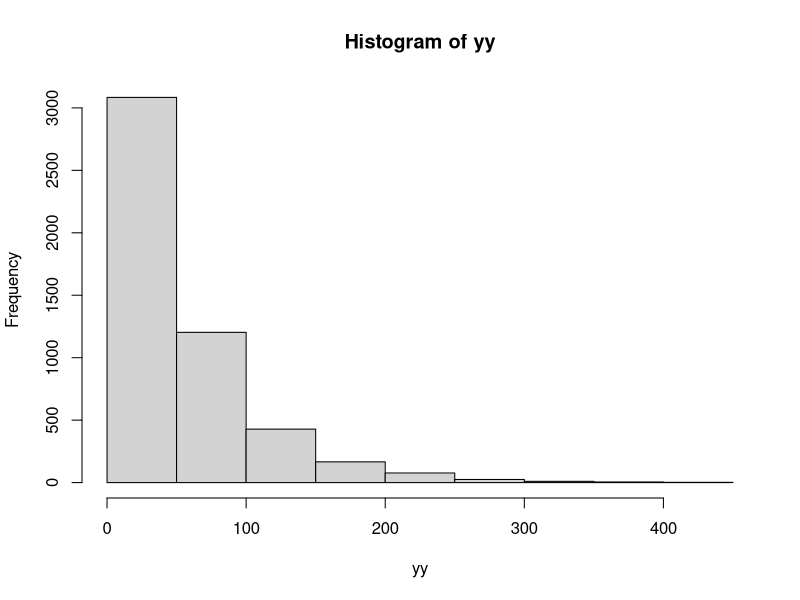
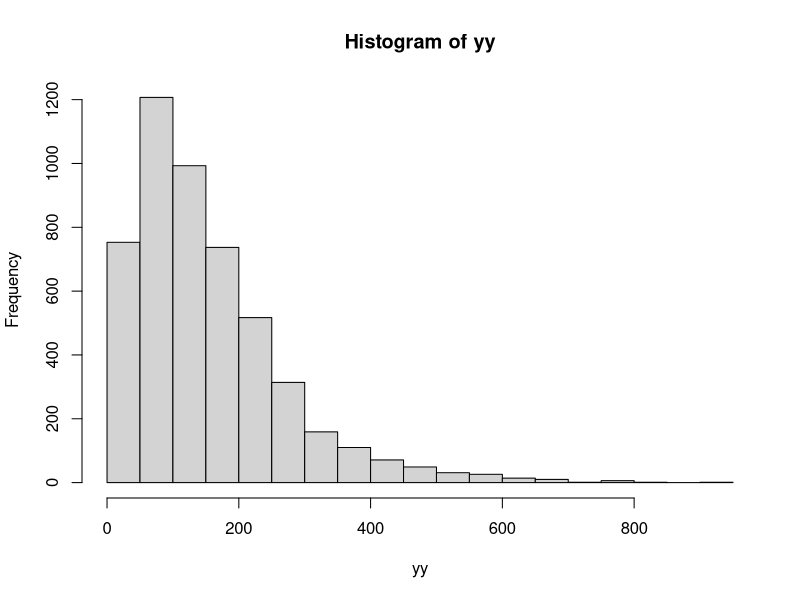

Generate these figures, in order, with R:
#Generate 5000 pairs random numbers from exp(1/100)
#First 10000 and then collapse the vector into 5000:
x <- rexp(10000,1/100)
 
#The 5000x2 matrix:
y <- matrix(x, 5000,2)
 
#Consider the two components connected in series:
#Find the minimum of the two numbers:
yy <- apply(y, 1,min)
 
hist(yy)

#Find the empirical probability that the system fails within 80 hours:
sum(yy<=80)/5000

#Find the theoretical probability:
#We have seen that the minimum follows the exponential distribution with parameter lambda=2/100=1/50.  Therefore the probability that the system fails within 80 hours is:

1-exp(-(1/50)*80)


#===========================
#Suppose now the two components are connected in parallel.
#Find the maximum of the two numbers:
yy <- apply(y, 1,max)
 
hist(yy)

#Find the empirical probability that the system fails within 80 hours:
sum(yy<=80)/5000

